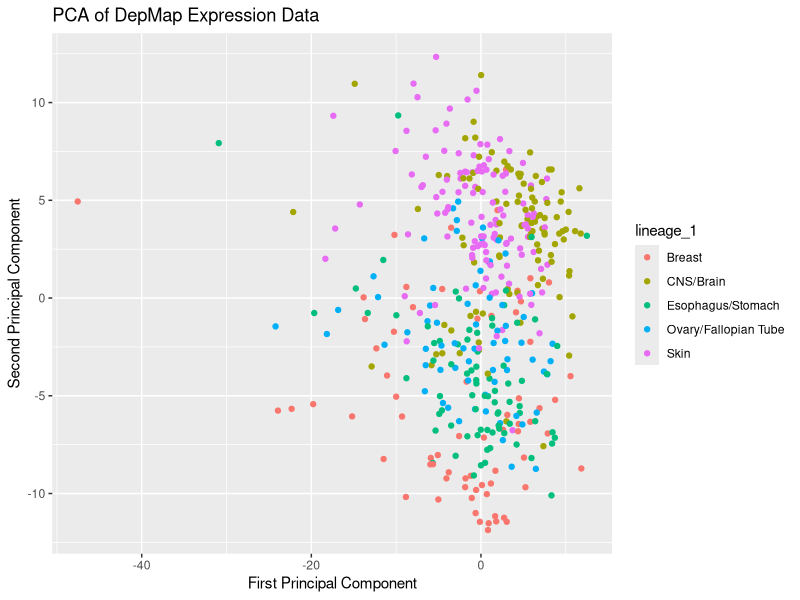
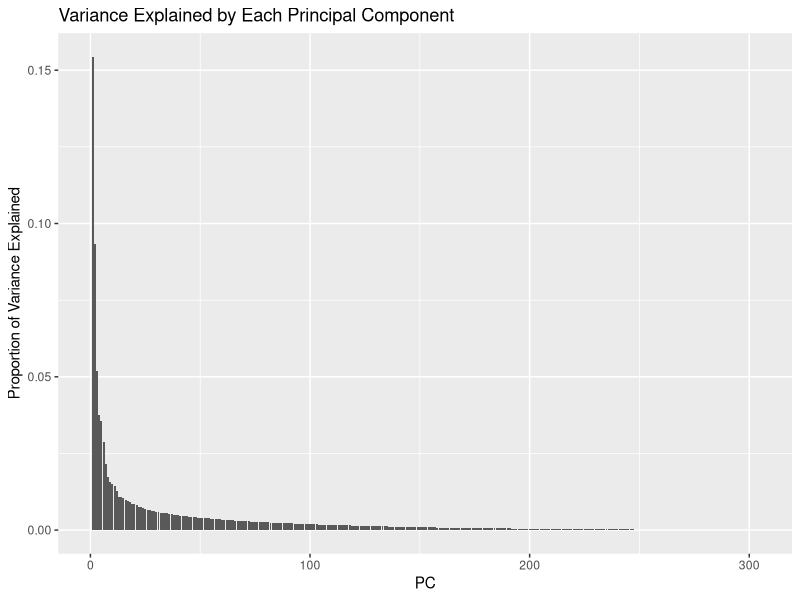
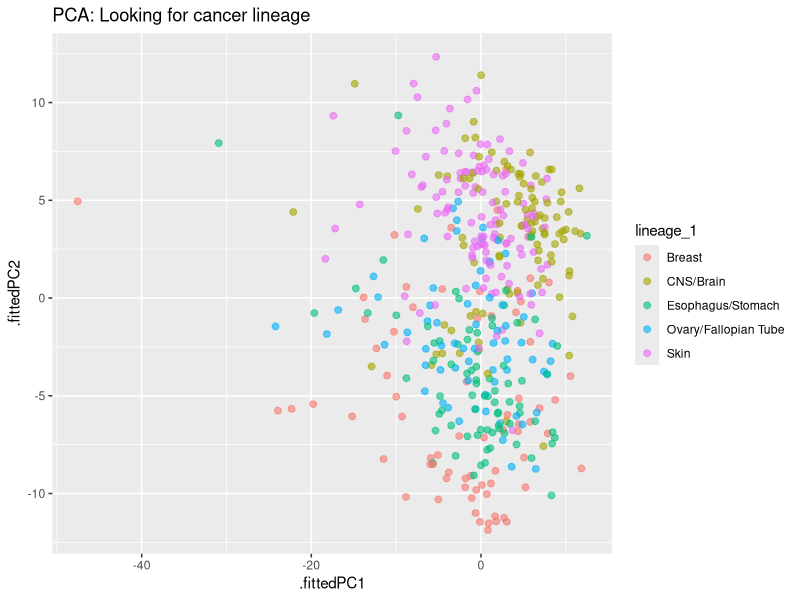
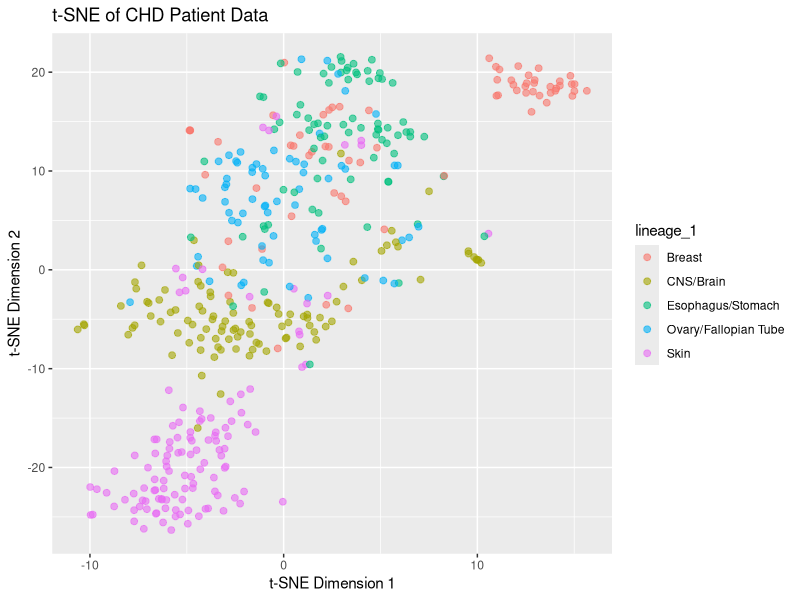

R code for these plots, in order:
#####
#
# Dimension Reduction in R - PCA and t-SNE
#
# Simon Grund Sorensen, Jakob Skou Pedersen, Søren Besenbacher, Farhad Zamani
# Aarhus University
# 
#####

################################################################################
#### PART 1: Principal Component Analysis (PCA) ####
################################################################################

################################################################################
#### SECTION 1: Introduction to Dimension Reduction ####
################################################################################

# Load required packages
library(tidyverse)  # For data manipulation and visualization
library(broom)      # For tidying model outputs
library(Rtsne)      # For t-SNE dimension reduction

# WHAT IS DIMENSION REDUCTION?
# When we have many variables (dimensions), it's hard to visualize patterns.
# Dimension reduction techniques compress many variables into 2-3 dimensions
# while preserving important patterns. This helps us:
# - Visualize high-dimensional data
# - Remove noise and redundancy
# - Identify clusters or groups
# - Prepare data for machine learning

# Two main techniques:
# 1. PCA (Principal Component Analysis) - linear method
# 2. t-SNE (t-Distributed Stochastic Neighbor Embedding) - non-linear method

################################################################################
#### SECTION 2: Loading and Preparing Data ####
################################################################################

# Load the CHD dataset
depmap_data <- read.csv("Data/depmap_export_2025-12-01 13_24_31.776975_subsetted.csv")
glimpse(depmap_data)

# Select column lineage_1 and all expression columns
depmap_data <- depmap_data %>% select(lineage_1, starts_with("Expression."))

# remove columns that are all NA
depmap_data <- depmap_data %>% select(where(~ !all(is.na(.))))

# Remove rows with missing values (required for PCA)
depmap_data <- depmap_data %>% filter(complete.cases(.))

# PCA works best with numeric variables. Let's select only numeric health metrics:
chd_numeric <- depmap_data %>% 
  select( -lineage_1)

# Verify we have only numeric data:
glimpse(chd_numeric)

################################################################################
#### SECTION 3: Principal Component Analysis (PCA) ####
################################################################################

# PCA finds new axes (principal components) that capture maximum variation.
# scale = TRUE standardizes variables so they're on the same scale.

pca_result <- prcomp(chd_numeric, scale = TRUE)

# Let's see what PCA found:
summary(pca_result)

# The augment() function adds PCA coordinates back to the original data
depmap_with_pca <- augment(pca_result, depmap_data)
glimpse(depmap_with_pca)

# Note: New columns .fittedPC1, .fittedPC2, etc. contain the PC coordinates

################################################################################
#### SECTION 4: Visualizing PCA Results ####
################################################################################

# EXERCISE A: Create a PCA plot showing PC1 vs PC2, colored by heart disease status

# First, let's look at what columns we have:
# names(depmap_with_pca)

# Make the plot (you fill in the blanks):
ggplot(depmap_with_pca, aes(x = .fittedPC1, y = .fittedPC2, color = lineage_1)) +
  geom_point() +
  labs(title = "PCA of DepMap Expression Data",
       x = "First Principal Component",
       y = "Second Principal Component")

# CHECKPOINT: Do you see any separation between different cancer lineages?

################################################################################
#### SECTION 5: Understanding Variance Explained ####
################################################################################

# How much information does each PC capture?
# We can calculate the proportion of variance explained by each component.

# Create a dataframe with variance information:
variance_explained <- data.frame(
  PC = seq_len(ncol(chd_numeric)),  # PC numbers: 1, 2, 3, 4, 5
  variance = pca_result$sdev^2      # Variance of each PC
)

# Calculate proportions:
variance_explained <- variance_explained %>%
  mutate(proportion_variance = variance / sum(variance))

# Look at the results:
variance_explained

# EXERCISE B: Read the code above and explain what each line does:
# Line 1 (data.frame): ?
# Line 2 (PC =): ?
# Line 3 (variance =): ?
# Line 4 (mutate): ?

# EXERCISE C: Create a bar plot showing variance explained by each PC
ggplot(variance_explained, aes(x = PC, y = proportion_variance)) +
  geom_bar(stat = "identity") +
  labs(title = "Variance Explained by Each Principal Component",
       y = "Proportion of Variance Explained")

# QUESTION: How many PCs do we need to capture most of the variation?

################################################################################
#### SECTION 6: Another Look at the PCA Plot ####
################################################################################

# EXERCISE D: Create another PCA plot (PC1 vs PC2) colored by lineage_1
# This is similar to Exercise A - good practice!
ggplot(depmap_with_pca, aes(x = .fittedPC1, y = .fittedPC2, color = lineage_1)) +
  geom_point(size = 2, alpha = 0.6) +
  labs(title = "PCA: Looking for cancer lineage")

# EXERCISE E: Interpret the plot
# Does PCA separate patients by the lineage of their cancer? Does it work for all?
# Write your observations as a comment below:
# 


################################################################################
#### SECTION 7: Exporting PCA Results ####
################################################################################

# EXERCISE F: Save the data with PCA coordinates
# Replace the ? marks with: "\t" (tab separator) and TRUE
write.table(depmap_with_pca, "Data/depmap_w_pca_SAVED.tsv", 
            sep = "\t", col.names = TRUE, row.names = FALSE)


################################################################################
#### PART 2: t-SNE (Non-Linear Dimension Reduction) ####
################################################################################

################################################################################
#### SECTION 8: t-SNE - Non-Linear Dimension Reduction ####
################################################################################

# t-SNE (t-Distributed Stochastic Neighbor Embedding) is a non-linear method
# that's particularly good at revealing clusters and local structure.
# Unlike PCA, t-SNE can capture complex, non-linear relationships.

# Prepare the numeric data for t-SNE:
tsne_input <- chd_numeric

# Run t-SNE:
# pca = FALSE means we're not pre-processing with PCA
# check_duplicates = FALSE speeds up computation
set.seed(42)  # For reproducibility
tsne_result <- Rtsne(tsne_input, pca = FALSE, check_duplicates = FALSE)

# EXERCISE G: The code above runs t-SNE. Run it and observe the output.

# EXERCISE H: Check the t-SNE help documentation
# Type: ?Rtsne
# Important parameters to consider:
# - perplexity: affects how many neighbors each point considers (default 30)
# - max_iter: number of iterations (default 1000)
# - pca: whether to pre-process with PCA (useful for large datasets)
# Question: Should we change any parameters? Why or why not?

# EXERCISE I: Explore the t-SNE output
# Click on 'tsne_result' in the Environment panel.
# Most of the output shows the parameters we used.
# The actual 2D coordinates are in: tsne_result$Y
# - tsne_result$Y[,1] = x-coordinates
# - tsne_result$Y[,2] = y-coordinates

################################################################################
#### SECTION 9: Visualizing t-SNE Results ####
################################################################################

# Combine t-SNE coordinates with the original data:
tsne_plot_data <- bind_cols(
  depmap_data,
  tsne_x = tsne_result$Y[, 1],
  tsne_y = tsne_result$Y[, 2]
)

# EXERCISE J: Create a t-SNE plot colored by lineage
# Replace ? with lineage_1
ggplot(tsne_plot_data, aes(x = tsne_x, y = tsne_y, color = lineage_1)) +
  geom_point(size = 2, alpha = 0.6) +
  labs(title = "t-SNE of CHD Patient Data",
       x = "t-SNE Dimension 1",
       y = "t-SNE Dimension 2")

# CHECKPOINT: Compare this t-SNE plot with the PCA plot.
# Does t-SNE show better separation of disease groups?

################################################################################
#### SECTION 10: Advanced Exercises (Optional) ####
################################################################################

# EXERCISE K: Experiment with t-SNE parameters

# Try different perplexity values (typical range: 5-50):
# tsne_result2 <- Rtsne(tsne_input, perplexity = 10, check_duplicates = FALSE)

# Try running t-SNE on PCA results (recommended for large datasets):
# tsne_result3 <- Rtsne(pca_result$x, pca = TRUE, check_duplicates = FALSE)

# BONUS: Try with the full dataset (chd_full.rds) if you have time and computing power
# chd_full <- read_rds("Data/chd_full.rds")
# For large datasets, it's best to run t-SNE on PCA results to reduce computation time

################################################################################
#### KEY TAKEAWAYS ####
################################################################################

# PCA vs t-SNE:
# - PCA: Linear, fast, interpretable, good for initial exploration
# - t-SNE: Non-linear, slower, better at revealing clusters
# 
# When to use each:
# - PCA: Understanding which variables contribute most, quick exploration
# - t-SNE: Finding hidden clusters, visualizing complex patterns
# 
# Best practice: Often use PCA first, then t-SNE for deeper investigation
